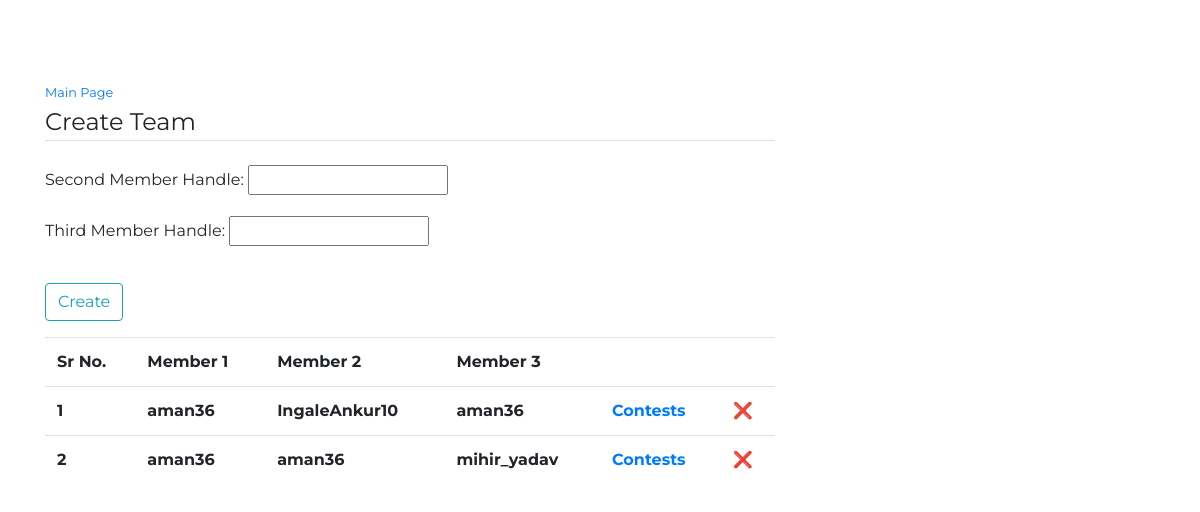
Page /codeforces-frenemies/createteam/ (signed in) on the earlier database version.
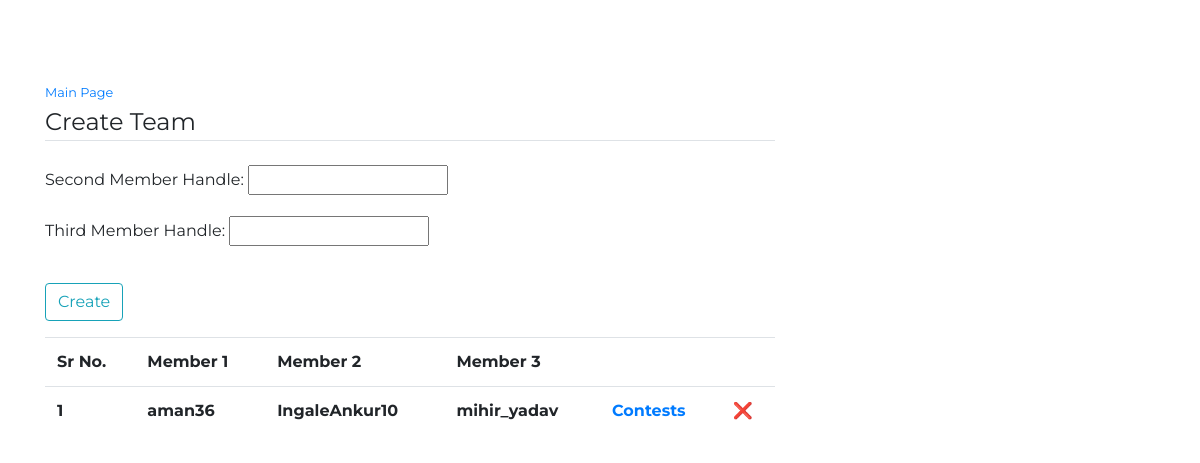
Same page on the later database version.
### cfFrenemies/models.py (models this page shows, shortened)
class User_Team(models.Model):
    creator_user = models.ForeignKey(User , on_delete=models.CASCADE , default = None)
    handle2 = models.CharField(max_length = 100)
    handle3 = models.CharField(max_length = 100)
    def __str__(self):
        a = [self.handle2, self.handle3]
        return ''.join(a)

class User(AbstractBaseUser):
    handle = models.CharField(max_length = 100 , unique = True)
    email = models.EmailField(max_length = 255)
    active = models.BooleanField(default=True)
    staff = models.BooleanField(default=False) # a admin user; non super-user
    admin = models.BooleanField(default=False) # a superuser
    USERNAME_FIELD = 'handle'
    REQUIRED_FIELDS = ['email']
    objects = UserManager()
    @property
    def is_active(self):
        return self.active

### cfFrenemies/views.py (the view)
# urls.py: path('createteam/' , views.createTeam, name = 'createTeam'),
def createTeam(request):
    if request.user.is_authenticated:
        if request.method == 'POST':
            form = CreateTeamForm(request.POST)
            if form.is_valid():
                handles = [
                    form.cleaned_data.get('handle2'),
                    form.cleaned_data.get('handle3')
                ]
                handles.sort()
                if request.user.handle in handles:
                    messages.error(request, 'Logged In user already in team.')
                else:
                    try:
                        user_team = User_Team.objects.get(
                            creator_user = request.user,
                            handle2 = handles[0],
                            handle3 = handles[1]
                        )
                    except User_Team.DoesNotExist:
                        user_team = User_Team(
                            creator_user = request.user,
                            handle2 = handles[0],
                            handle3 = handles[1],
                        )
                        user_team.save()
                        return redirect('createTeam')
                    else:
                        messages.error(request , 'Team already created.')
        else:
            form = CreateTeamForm()
        teams = []
        for team in User_Team.objects.filter(creator_user = request.user):
            teams.append({
                'team': team,
                'encrypted': signing.dumps({'id' : team.id})
            })
        print(teams)
        return render(
            request,
            template_name = 'cfFrenemies/createteam.html',
            context = {
                'form': form,
                'teams': teams
                }
            )
    else:
        redirect('login')
    pass

### cfFrenemies/forms.py (shortened to what this page needs)
class CreateTeamForm(forms.Form):
    handle2 = forms.CharField(label = 'Second Member Handle', widget=forms.TextInput)
    handle3 = forms.CharField(label = 'Third Member Handle', widget=forms.TextInput)

### cfFrenemies/templates/cfFrenemies/createteam.html (shortened to what this page needs)
{% extends "cfFrenemies/layout.html" %}
{% block content %}
    <div>
        <small>
            <a href="{% url 'index' %}">Main Page</a>
        </small>
    </div>
	<div class="content-section">
        <form method="POST">
            <fieldset class="form-group">
                <legend class="border-bottom mb-4">Create Team</legend>
                {{ form.as_p }}
            </fieldset>
            <div class="form-group">
                <button class="btn btn-outline-info" type="submit">Create</button>
            </div>
        </form>
    </div>
{% if teams %}
<table class = "table table-hover">
    <tr>
        <th class = "th-lg">
            Sr No.
        </th>
        <th class = "th-lg">
            Member 1
        </th>
        <th class = "th-lg">
            Member 2
        </th>
        <th class = "th-lg">
            Member 3
        </th>
        <th class = "th-lg">
        </th>
        <th class = "th-lg">
        </th>
    </tr>
    {% for team in teams %}
    <tr>
        <th class = "th-lg">
            {{ forloop.counter }}
        </th>
        <th class = "th-lg">
            {{ team.team.creator_user.handle }}
        </th>
        <th class = "th-lg">
            {{ team.team.handle2 }}
        </th>
        <th class = "th-lg">
            {{ team.team.handle3 }}
        </th>
        <th class = "th-lg">
            <a href="{% url 'showUnattemptedContests' team.encrypted %}" title = "Click to get team stats"
                style="font-weight:bold;">Contests</a>
        </th>
        <th class = "th-lg">
            <a href="{% url 'delTeam' team.team.handle2 team.team.handle3 %}" title = "Click to remove this team"
                style="color:#FF0000;font-weight:bold;">&#10060</a>
        </th>
    </tr>
    {% endfor %}
</table>
{% endif %}
{% endblock content %}

### cfFrenemies/templates/cfFrenemies/layout.html (shortened to what this page needs)
{% load static %}
<!DOCTYPE html>
<html>
<head>
    <link rel="stylesheet" href="https://maxcdn.bootstrapcdn.com/bootstrap/4.0.0/css/bootstrap.min.css">
</head>
<body style = "margin-top:5rem">
    <main role="main" class="container">
      <div class="row">
        <div class="col-md-8">
          {% block content %}{% endblock %}
        </div>
      </div>
    </main>
</body>
</html>

### cfFrenemies/templates/cfFrenemies/layout.html (style rules this page uses)
body { font-family: 'Montserrat'; }
table, th, td { padding: 5px; }
table { border-spacing: 15px; }

Differences in the rows shown:
removed User_Team: team.creator_user.handle "aman36", team.handle2 "IngaleAnkur10", team.handle3 "aman36"
removed User_Team: team.creator_user.handle "aman36", team.handle2 "aman36", team.handle3 "mihir_yadav"
added User_Team: team.creator_user.handle "aman36", team.handle2 "IngaleAnkur10", team.handle3 "mihir_yadav"
